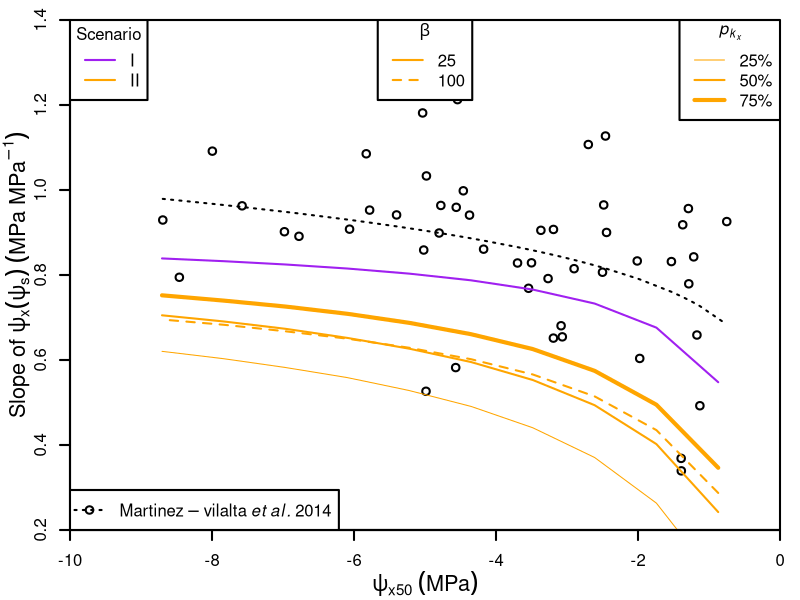

Write R code to recreate this figure.

# Data
dataS1 <- read.csv("Data/Scenario 1.csv")
dataS2 <- read.csv("Data/Scenario 2.csv")
dataS3 <- read.csv("Data/Scenario 3.csv")
rawdata <- read.csv("Data/Martinez-vilalta 2014.csv")
datao <- data.frame(P50=rawdata$P50.Mpa, sigma=rawdata$sigma)
datao <- datao[order(datao$P50), ]

# Martinez-vilalta 2014
fit <- nls(sigma ~ a*(-P50)^b+c, data=datao, start=list(a=0.8459, b=0.1261, c=-0.1320),
           control=c(minFactor=1e-5))

# Figures
Cols <- c("lightblue", "lightpink", "purple", "orange", "forestgreen")
windows(8, 6)
par(mgp=c(2.2, 1, 0), xaxs="i", yaxs="i", lwd=2, mar=c(3.5, 3.5, 1, 1), mfrow=c(1, 1))
plot(datao$P50, datao$sigma,
     type="p", xaxt="n", yaxt="n", xlab=NA, ylab=NA,
     xlim=c(-10, 0), ylim=c(0.2, 1.4), cex.lab=1.3)

lines(datao$P50, predict(fit), lty=3)

points(subset(dataS1, h3==25 & d<=10, select=c("P50", "slope")), type="l", col=Cols[3])
#points(subset(dataS1, h3==100 & d<=10, select=c("P50", "slope")), type="l", lty=2, col=Cols[3])
points(subset(dataS2, k==0.05 & MAP==1825 & pkx==0.5 & h3==25 & d<=10, select=c("P50", "slope")), type="l", col=Cols[4])
points(subset(dataS2, k==0.05 & MAP==1825 & pkx==0.5 & h3==100 & d<=10, select=c("P50", "slope")), type="l", lty=2, col=Cols[4])
points(subset(dataS2, pkx==0.25 & d<=10, select=c("P50", "slope")), type="l", lwd=1, col=Cols[4])
points(subset(dataS2, pkx==0.75 & d<=10, select=c("P50", "slope")), type="l", lwd=4, col=Cols[4])

axis(1, xlim=c(-10, 0), pos=0.2, lwd=2)
mtext(expression(psi[x50]~(MPa)),side=1,line=2.5, cex=1.3)
axis(2, ylim=c(0.2, 1.4), pos=-10, lwd=2)
mtext(expression(Slope~of~psi[x]*(psi[s])~(MPa~MPa^-1)), side=2, line=1.8, cex=1.3)
legend("bottomleft", legend=expression(Martinez-vilalta~italic(et~al.)~2014), lty=3, pch=1)
legend("topleft", legend=c("I", "II"), title="Scenario", lty=c(1), col=Cols[3:4])
legend("top", legend=c("25", "100"), title=expression(beta), lty=c(1, 2), col=Cols[4], bg="white")
legend("topright", legend=c("25%", "50%", "75%"), title=expression(italic(p[k[x]])), lty=1, lwd=c(1, 2, 4), col=Cols[4])

dev.copy2pdf(file = "Figures/P50 vs Slope.pdf")
